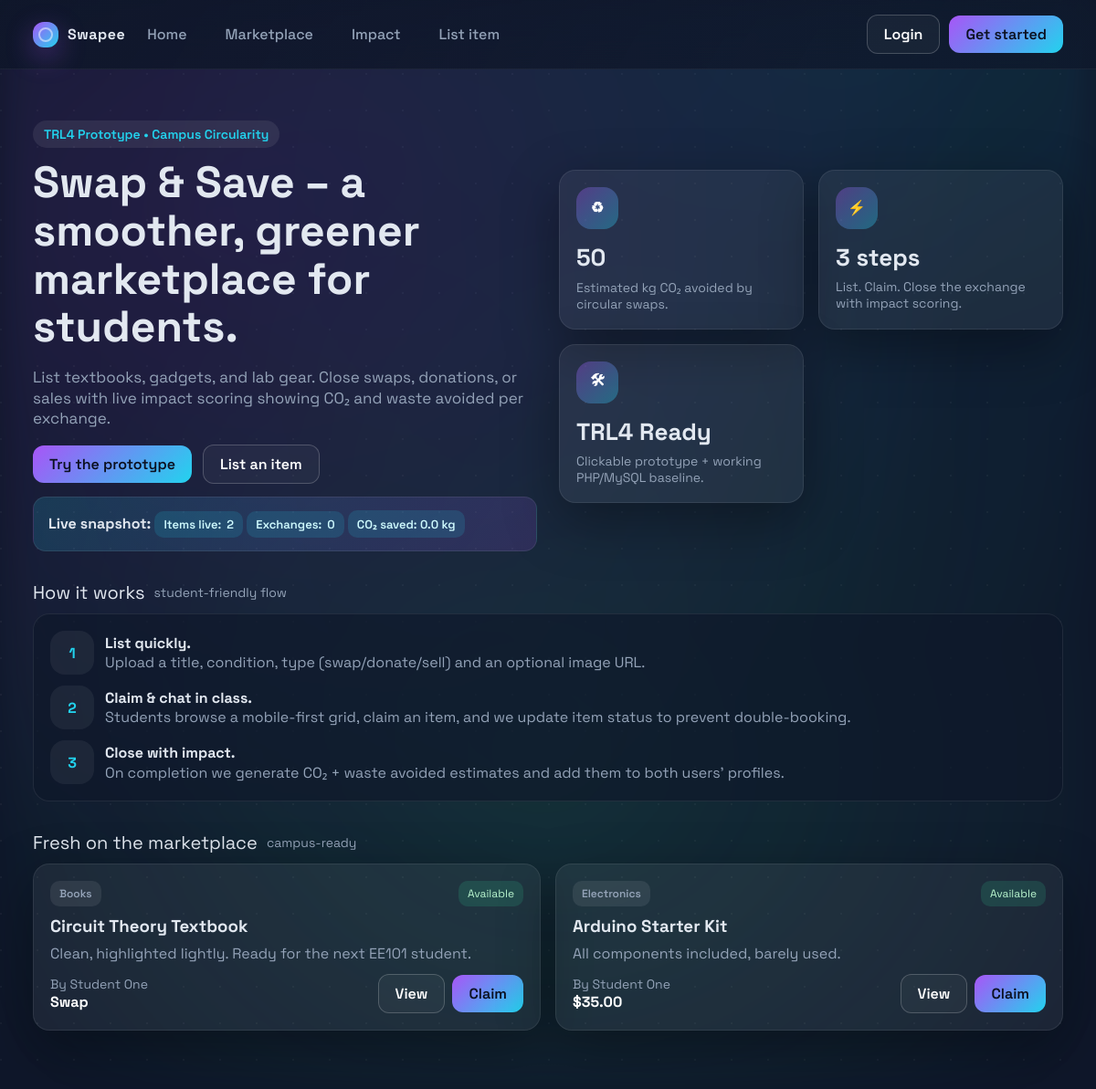
The page / on the database its author committed.
### tables this page shows
CREATE TABLE items (
    id INT AUTO_INCREMENT PRIMARY KEY,
    user_id INT NOT NULL,
    title VARCHAR(150) NOT NULL,
    description TEXT,
    category VARCHAR(80),
    item_condition VARCHAR(50),
    listing_type ENUM('swap', 'donate', 'sell') NOT NULL DEFAULT 'swap',
    price DECIMAL(10,2) DEFAULT 0,
    status ENUM('available', 'reserved', 'completed') NOT NULL DEFAULT 'available',
    image_url VARCHAR(255),
    created_at TIMESTAMP DEFAULT CURRENT_TIMESTAMP,
    CONSTRAINT fk_items_user FOREIGN KEY (user_id) REFERENCES users(id) ON DELETE CASCADE
);

CREATE TABLE users (
    id INT AUTO_INCREMENT PRIMARY KEY,
    name VARCHAR(120) NOT NULL,
    email VARCHAR(190) NOT NULL UNIQUE,
    password VARCHAR(255) NOT NULL,
    role ENUM('user', 'admin') NOT NULL DEFAULT 'user',
    bio VARCHAR(255),
    avatar_url VARCHAR(255),
    impact_co2 DECIMAL(10,2) NOT NULL DEFAULT 0,
    impact_waste DECIMAL(10,2) NOT NULL DEFAULT 0,
    created_at TIMESTAMP DEFAULT CURRENT_TIMESTAMP
);

### includes/auth.php (called while the page is built, shortened)
<?php
function sanitize(?string $value): string
{
    return htmlspecialchars((string) $value, ENT_QUOTES, 'UTF-8');
}

### public/index.php (the view, shortened to what this page needs)
<?php
require_once __DIR__ . '/../includes/header.php';
$db = get_db();
$counts = ['items' => 0, 'transactions' => 0, 'co2' => 0, 'waste' => 0];
$result = $db->query('SELECT COUNT(*) AS total FROM items');
if ($result) {
    $counts['items'] = (int) $result->fetch_assoc()['total'];
}
$result = $db->query('SELECT COUNT(*) AS total, COALESCE(SUM(impact_co2),0) AS co2, COALESCE(SUM(impact_waste),0) AS waste FROM transactions');
if ($result) {
    $row = $result->fetch_assoc();
    $counts['transactions'] = (int) $row['total'];
    $counts['co2'] = (float) $row['co2'];
    $counts['waste'] = (float) $row['waste'];
}
$items = [];
$stmt = $db->prepare('SELECT items.*, users.name AS owner FROM items JOIN users ON users.id = items.user_id WHERE status IN ("available","reserved") ORDER BY (status="available") DESC, items.created_at DESC LIMIT 6');
$stmt->execute();
$res = $stmt->get_result();
while ($row = $res->fetch_assoc()) {
    $items[] = $row;
}
$user = current_user();
render_header('Swap & Save', $user, 'landing');
?>
<section class="hero">
    <div>
        <div class="pill">TRL4 Prototype • Campus Circularity</div>
        <h1 class="headline">Swap &amp; Save – a smoother, greener marketplace for students.</h1>
        <p class="lede">List textbooks, gadgets, and lab gear. Close swaps, donations, or sales with live impact scoring showing CO₂ and waste avoided per exchange.</p>
        <div class="flex" style="margin-top:18px; gap:12px;">
            <a class="btn primary" href="<?php echo $user ? 'dashboard.php' : 'register.php'; ?>">Try the prototype</a>
            <a class="btn ghost" href="<?php echo $user ? 'post-item.php' : 'login.php'; ?>">List an item</a>
        </div>
        <div class="banner" style="margin-top:14px;">
            <strong>Live snapshot:</strong>
            <span class="impact-pill">Items live: <span data-count-to="<?php echo $counts['items']; ?>"><?php echo $counts['items']; ?></span></span>
            <span class="impact-pill">Exchanges: <span data-count-to="<?php echo $counts['transactions']; ?>"><?php echo $counts['transactions']; ?></span></span>
            <span class="impact-pill">CO₂ saved: <?php echo number_format($counts['co2'], 1); ?> kg</span>
        </div>
    </div>
    <div class="grid">
        <div class="card headered">
            <div class="sparkle">♻</div>
            <div class="stat">
                <div class="value" data-count-to="<?php echo max(50, $counts['items'] * 3); ?>"><?php echo max(50, $counts['items'] * 3); ?></div>
                <div class="label">Estimated kg CO₂ avoided by circular swaps.</div>
            </div>
        </div>
        <div class="card headered">
            <div class="sparkle">⚡</div>
            <div class="stat">
                <div class="value">3 steps</div>
                <div class="label">List. Claim. Close the exchange with impact scoring.</div>
            </div>
        </div>
        <div class="card headered">
            <div class="sparkle">🛠</div>
            <div class="stat">
                <div class="value">TRL4 Ready</div>
                <div class="label">Clickable prototype + working PHP/MySQL baseline.</div>
            </div>
        </div>
    </div>
</section>
<section>
    <div class="section-title">How it works <span>student-friendly flow</span></div>
    <div class="stepper panel">
        <div class="step">
            <div class="dot">1</div>
            <div>
                <strong>List quickly.</strong>
                <div class="muted">Upload a title, condition, type (swap/donate/sell) and an optional image URL.</div>
            </div>
        </div>
        <div class="step">
            <div class="dot">2</div>
            <div>
                <strong>Claim &amp; chat in class.</strong>
                <div class="muted">Students browse a mobile-first grid, claim an item, and we update item status to prevent double-booking.</div>
            </div>
        </div>
        <div class="step">
            <div class="dot">3</div>
            <div>
                <strong>Close with impact.</strong>
                <div class="muted">On completion we generate CO₂ + waste avoided estimates and add them to both users’ profiles.</div>
            </div>
        </div>
    </div>
</section>
<section>
    <div class="section-title">Fresh on the marketplace <span>campus-ready</span></div>
    <div class="grid">
        <?php foreach ($items as $item): ?>
            <div class="card item-card">
                <div class="meta">
                    <span class="badge"><?php echo sanitize($item['category'] ?: 'General'); ?></span>
                    <span class="status <?php echo sanitize($item['status']); ?>"><?php echo sanitize($item['status']); ?></span>
                </div>
                <h3><?php echo sanitize($item['title']); ?></h3>
                <p><?php echo sanitize($item['description']); ?></p>
                <div class="item-footer">
                    <div>
                        <div class="tagline">By <?php echo sanitize($item['owner']); ?></div>
                        <div class="price"><?php echo $item['listing_type'] === 'sell' ? '$' . number_format($item['price'], 2) : ucfirst($item['listing_type']); ?></div>
                    </div>
                    <div class="flex" style="gap:8px;">
                        <a class="btn ghost" href="item.php?id=<?php echo (int) $item['id']; ?>">View</a>
                        <?php if ($item['status'] === 'available'): ?>
                            <a class="btn primary" href="<?php echo $user ? 'dashboard.php?take_item=' . (int) $item['id'] : 'login.php'; ?>">Claim</a>
                        <?php else: ?>
                            <span class="badge">Reserved</span>
                        <?php endif; ?>
                    </div>
                </div>
            </div>
        <?php endforeach; ?>
    </div>
</section>
<?php render_footer(); ?>

### includes/header.php (shortened to what this page needs)
<?php
require_once __DIR__ . '/auth.php';
function render_header(string $title, ?array $user = null, string $pageKey = ''): void
{
    $assetPrefix = '../';
    ?>
<!DOCTYPE html>
<html lang="en">
<head>
    <link rel="stylesheet" href="<?php echo $assetPrefix; ?>assets/css/style.css">
</head>
<body class="page-<?php echo sanitize($pageKey); ?>">
    <div class="bg-grid"></div>
    <div class="bg-gradient"></div>
    <header class="topbar">
        <div class="logo-mark">
            <span class="spark"></span>
            <span>Swapee</span>
        </div>
        <nav class="nav-links">
            <a href="index.php">Home</a>
            <a href="dashboard.php">Marketplace</a>
            <a href="profile.php">Impact</a>
            <a href="post-item.php">List item</a>
        </nav>
        <div class="nav-actions">
            <?php if ($user): ?>
                <a class="user-chip" href="profile.php" title="View profile">
                    <span class="badge"><?php echo strtoupper(substr($user['name'], 0, 1)); ?></span>
                    <span class="user-name"><?php echo sanitize($user['name']); ?></span>
                </a>
                <a class="btn ghost" href="logout.php">Logout</a>
            <?php else: ?>
                <a class="btn ghost" href="login.php">Login</a>
                <a class="btn primary" href="register.php">Get started</a>
            <?php endif; ?>
        </div>
    </header>
    <main class="page">
    <?php
}
function render_footer(): void
{
    ?>
    </main>
</body>
</html>
<?php
}

### rows shown on the page
items: category "Books", status "Available", title "Circuit Theory Textbook", description "Clean, highlighted lightly. Ready for the next EE101 student.", user.name "Student One", listing_type "Swap", shows "Claim"
items: category "Electronics", status "Available", title "Arduino Starter Kit", description "All components included, barely used.", user.name "Student One", price "35.00", shows "Claim"

### other values the page prints
$counts['items'] "2"
$counts['transactions'] "0"
$counts['co2'] "0.0"
max(50, $counts['items'] * 3) "50"
